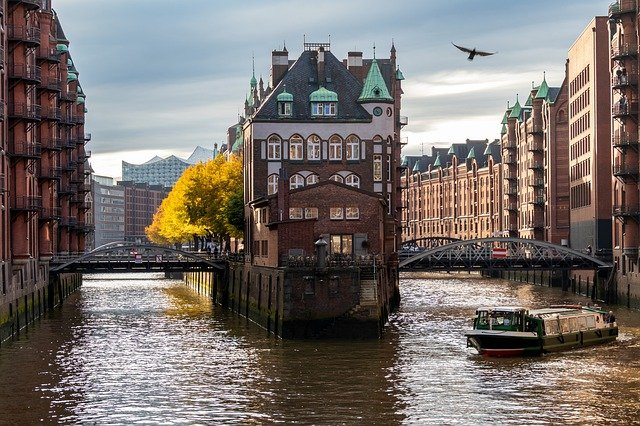
#> input picture sample.jpg, 640 x 426 px
$ python main.py
#> lines starting #> are read from the running program, lines starting #| are printed output that depends on the picture; after the words box and inside, x2 and y2 are one past the last pixel; in counts of white or black regions, pixels touching at a corner belong together
import cv2
import sys
import numpy as np

# imread : 画像ファイルを読み込んで、多次元配列(numpy.ndarray)にする。
# imreadについて : https://kuroro.blog/python/wqh9VIEmRXS4ZAA7C4wd/
# 第一引数 : 画像のファイルパス
# 戻り値 : 行 x 列 x 色の三次元配列(numpy.ndarray)が返される。
img = cv2.imread('./sample.jpg')
#> img is the input picture: shape (426, 640, 3); mean B, G, R 108.2, 112.5, 120.1

# 画像ファイルが正常に読み込めなかった場合、プログラムを終了する。
if img is None:
    sys.exit("Could not read the image.")

# 第一引数(必須) : 多次元配列(画像情報)
# 第二引数(必須) : 複数の座標。numpy.ndarray型。
# 第三引数(必須) : 多角形の色を指定する。B(Blue)G(Green)R(Red)形式で指定する。tuple型。
cv2.fillPoly(img, [np.array([(210, 200), (220, 300), (300, 340), (340, 220)])], (255, 0, 0))
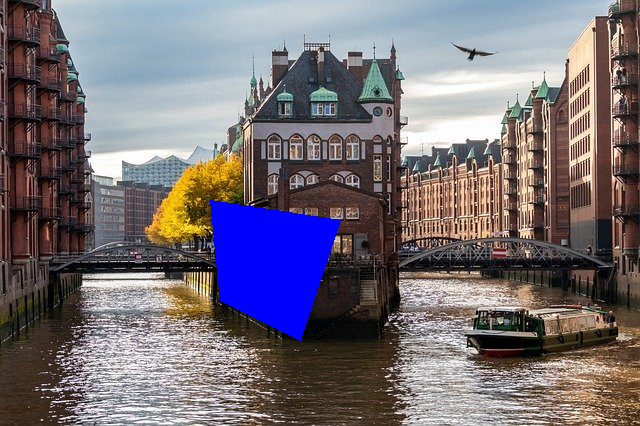
#> img: shape (426, 640, 3); 4.48% of pixels changed, all inside (x1, y1, x2, y2) = (210, 200, 341, 341)

# imwrite : 画像の保存を行う関数
# 第一引数 : 保存先の画像ファイル名
# 第二引数 : 多次元配列(numpy.ndarray)
# <第二引数の例>
# [
# [
# [234 237 228]
# ...
# [202 209 194]
# ]
# [
# [10 27 16]
# ...
# [36 67 46]
# ]
# [
# [34 51 40]
# ...
# [50 81 60]
# ]
# ]
# imwriteについて : https://kuroro.blog/python/i0tNE1Mp8aEz8Z7n6Ggg/
cv2.imwrite('output.jpg', img)
